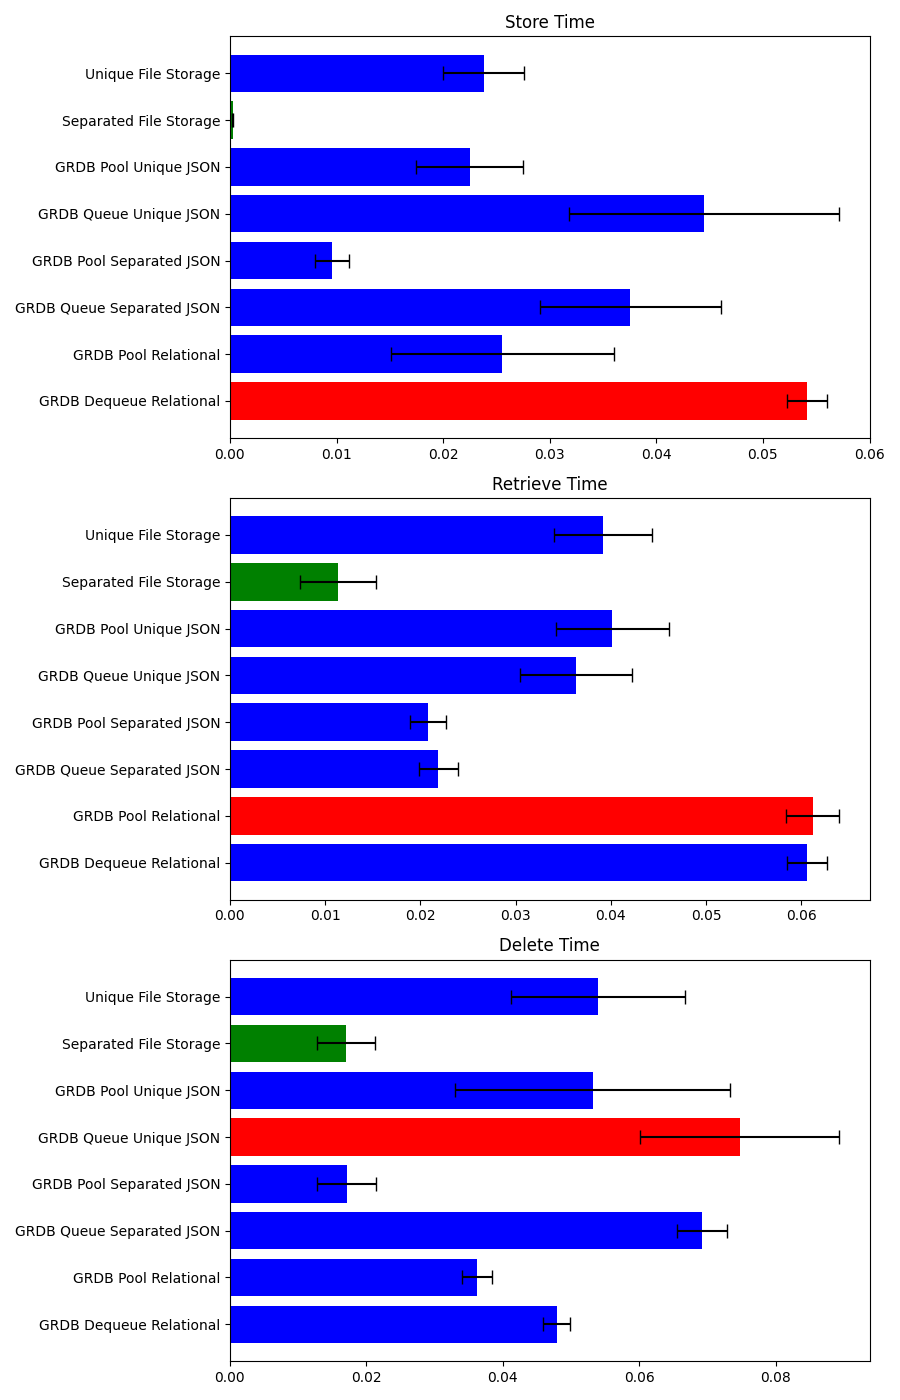

Python code for this plot:
import matplotlib.pyplot as plt

# Updated Data including new categories and results
categories = ['Store Time', 'Retrieve Time', 'Delete Time']

new_data_avg = {
    'GRDB Dequeue Relational': [0.05410759449005127, 0.06059942245483398, 0.047901594638824464],
    'GRDB Pool Relational': [0.025569283962249757, 0.06118520498275757, 0.03620592355728149],
    'GRDB Queue Separated JSON': [0.037571704387664794, 0.02187931537628174, 0.06916229724884033],
    'GRDB Pool Separated JSON': [0.009583020210266113, 0.020803797245025634, 0.017094516754150392],
    'GRDB Queue Unique JSON': [0.04450840950012207, 0.03632467985153198, 0.07472069263458252],
    'GRDB Pool Unique JSON': [0.022487807273864745, 0.04017020463943481, 0.0531670093536377],
    'Separated File Storage': [0.00024312734603881836, 0.011354780197143555, 0.017024314403533934],
    'Unique File Storage': [0.023803091049194335, 0.03913459777832031, 0.05392289161682129]
}

# Standard Deviations
new_data_std = {
    'GRDB Dequeue Relational': [0.0018584598381146675, 0.0021391018386472376, 0.0019910149232025016],
    'GRDB Pool Relational': [0.010465289577689918, 0.0028147430418301845, 0.0022600997902171524],
    'GRDB Queue Separated JSON': [0.008485407273967889, 0.002073545935309319, 0.0036986848309728242],
    'GRDB Pool Separated JSON': [0.0015880061556794902, 0.0019296657799966863, 0.004288628744812087],
    'GRDB Queue Unique JSON': [0.012669454670222553, 0.005911335210173019, 0.014600969306249325],
    'GRDB Pool Unique JSON': [0.0050163916715775855, 0.00594428373598925, 0.020141980508079593],
    'Separated File Storage': [4.503809155460785e-05, 0.003982765159966546, 0.004294758378144133],
    'Unique File Storage': [0.003768626292550069, 0.005144937914644579, 0.012730775530731639]
}

# Plotting the updated results
fig, axs = plt.subplots(3, 1, figsize=(9, 14))

for i, category in enumerate(categories):
    names = list(new_data_avg.keys())
    values = [new_data_avg[name][i] for name in names]
    errors = [new_data_std[name][i] for name in names]

    # set the color, if the winner it should have green color if loser it should have red color, if draw it should have yellow color, otherwise blue
    if category == 'Store Time':
        colors = ['green' if value == min(values) else 'red' if value == max(
            values) else 'yellow' if value == min(values) and value == max(values) else 'blue' for value in values]
    elif category == 'Retrieve Time':
        colors = ['green' if value == min(values) else 'red' if value == max(
            values) else 'yellow' if value == min(values) and value == max(values) else 'blue' for value in values]
    elif category == 'Delete Time':
        colors = ['green' if value == min(values) else 'red' if value == max(
            values) else 'yellow' if value == min(values) and value == max(values) else 'blue' for value in values]
    else:
        colors = ['blue' for value in values]

    axs[i].barh(names, values, xerr=errors, capsize=5, color=colors)
    axs[i].set_title(category)

plt.tight_layout()

# save the plot on the folder with the name of the file
plt.savefig('iphone_12_pro_chart_generator.png')
